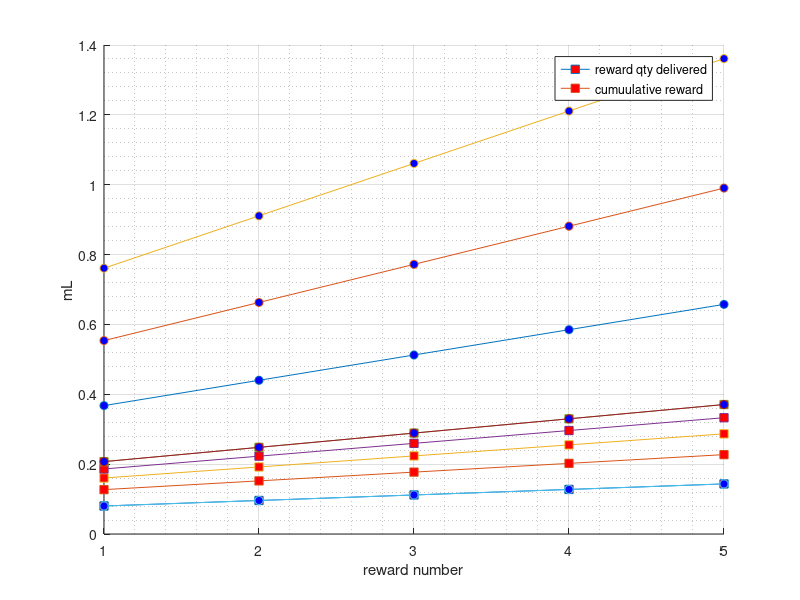

Source code (MATLAB):
% exponential increasing rewards (separate slope commands)
clear
% lambda = 0.42; %0.42 for 0.75 mL
% a = linspace(0,1,10)';

NUM_COMPARED = 5;
NUM_REWARDS = 5;
LOWEST_MAX_REWARD = 0.76;
HIGHEST_MAX_REWARD = 1.36;
TOLERANCE = 0.001;
MOD_SIZE = 0.00001;

lowestStart = 0.5;
highestStart = 0.5;
lowFinished = 0;
highFinished = 0;
iteration = 1;
while lowFinished == 0 || highFinished == 0
    a = ones(NUM_COMPARED,1) * 0.15;
    b = linspace(lowestStart,highestStart,NUM_COMPARED)';
    x = linspace(1,NUM_REWARDS,NUM_REWARDS)';
    y = b * log(x'+1);
    cumSum = cumsum(y,2);
%     disp(y)
    disp(cumSum)
    disp(iteration)
    
    %%% check highest value
    if abs(cumSum(end)-HIGHEST_MAX_REWARD) < TOLERANCE 
        highFinished = 1;
       disp('high finished')
    elseif cumSum(end) > HIGHEST_MAX_REWARD
        highestStart = highestStart - MOD_SIZE;
    elseif cumSum(end) < HIGHEST_MAX_REWARD
        highestStart = highestStart + MOD_SIZE;
    end
        
    %%% check lowest value
    if abs(cumSum(1,end)-LOWEST_MAX_REWARD) < TOLERANCE 
        lowFinished = 1; 
       disp('low finished')
    elseif cumSum(1,end) > LOWEST_MAX_REWARD 
        lowestStart = lowestStart - MOD_SIZE;
    elseif cumSum(1,end) < LOWEST_MAX_REWARD
        lowestStart = lowestStart + MOD_SIZE;
    end
    iteration = iteration + 1;
end


close all
f = figure();
hold on

% h = zeros(2,1);
% h(1) = plot(x,y, 'o');
% h(2) = plot(x,cumsum(y), 's');

% plot(x,y,'o', 'MarkerFaceColor', 'b')
% plot(x,cumsum(y),'o', 'MarkerFaceColor', 'r')

plot(x,y, 'Marker', 's', 'MarkerFaceColor' , 'red');
plot(x, cumsum(y,2), 'Marker', 'o', 'MarkerFaceColor' , 'blue');

legend('reward qty delivered', 'cumuulative reward')
% title(['lambda = ' num2str(lambda)])
xlabel('reward number')
ylabel('mL')
grid on
grid minor
